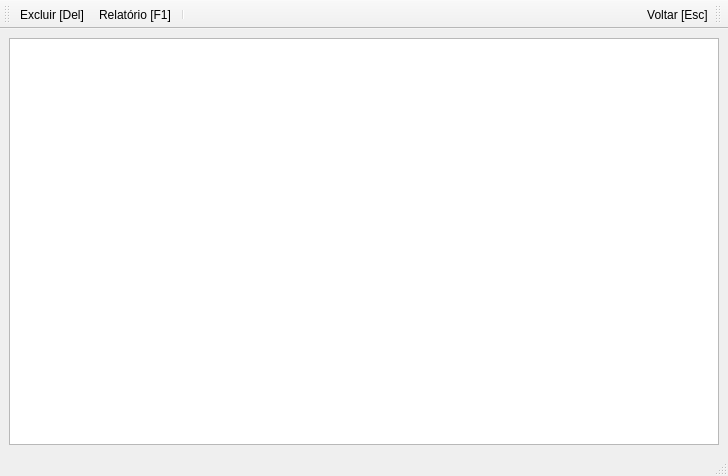
<?xml version="1.0" encoding="UTF-8"?>
<ui version="4.0">
 <class>MainWindow</class>
 <widget class="QMainWindow" name="MainWindow">
  <property name="geometry">
   <rect>
    <x>0</x>
    <y>0</y>
    <width>728</width>
    <height>476</height>
   </rect>
  </property>
  <property name="windowTitle">
   <string>Histórico</string>
  </property>
  <property name="iconSize">
   <size>
    <width>55</width>
    <height>49</height>
   </size>
  </property>
  <widget class="QWidget" name="centralwidget">
   <layout class="QGridLayout" name="gridLayout">
    <item row="0" column="0">
     <widget class="QTableWidget" name="tableWidget"/>
    </item>
   </layout>
  </widget>
  <widget class="QStatusBar" name="statusbar"/>
  <widget class="QToolBar" name="toolBar">
   <property name="windowTitle">
    <string>toolBar</string>
   </property>
   <attribute name="toolBarArea">
    <enum>TopToolBarArea</enum>
   </attribute>
   <attribute name="toolBarBreak">
    <bool>false</bool>
   </attribute>
   <addaction name="actionExcluir"/>
   <addaction name="actionRelat_rio"/>
   <addaction name="separator"/>
  </widget>
  <widget class="QToolBar" name="toolBar_2">
   <property name="windowTitle">
    <string>toolBar_2</string>
   </property>
   <property name="layoutDirection">
    <enum>Qt::RightToLeft</enum>
   </property>
   <attribute name="toolBarArea">
    <enum>TopToolBarArea</enum>
   </attribute>
   <attribute name="toolBarBreak">
    <bool>false</bool>
   </attribute>
   <addaction name="actionVoltar_Esc"/>
  </widget>
  <action name="actionExcluir_Del">
   <property name="icon">
    <iconset>
     <normaloff>../images/excluir.png</normaloff>../images/excluir.png</iconset>
   </property>
   <property name="text">
    <string>Excluir [Del]</string>
   </property>
   <property name="statusTip">
    <string>Excluir Registro</string>
   </property>
   <property name="shortcut">
    <string>Del</string>
   </property>
  </action>
  <action name="actionRelat_rio_F1">
   <property name="icon">
    <iconset>
     <normaloff>../images/relatorio.png</normaloff>../images/relatorio.png</iconset>
   </property>
   <property name="text">
    <string>Relatório [F1]</string>
   </property>
   <property name="statusTip">
    <string>Gerar Relatório</string>
   </property>
   <property name="shortcut">
    <string>F1</string>
   </property>
  </action>
  <action name="actionExcluir">
   <property name="icon">
    <iconset>
     <normaloff>../images/excluir.png</normaloff>../images/excluir.png</iconset>
   </property>
   <property name="text">
    <string>Excluir [Del]</string>
   </property>
   <property name="statusTip">
    <string>Excluir Registro</string>
   </property>
   <property name="shortcut">
    <string>Del</string>
   </property>
  </action>
  <action name="actionRelat_rio">
   <property name="icon">
    <iconset>
     <normaloff>../images/relatorio.png</normaloff>../images/relatorio.png</iconset>
   </property>
   <property name="text">
    <string>Relatório [F1]</string>
   </property>
  </action>
  <action name="actionVoltar_Esc">
   <property name="icon">
    <iconset>
     <normaloff>../images/seta_sair.png</normaloff>../images/seta_sair.png</iconset>
   </property>
   <property name="text">
    <string>Voltar [Esc]</string>
   </property>
   <property name="statusTip">
    <string>Voltar Tela</string>
   </property>
  </action>
 </widget>
 <resources/>
 <connections/>
</ui>
